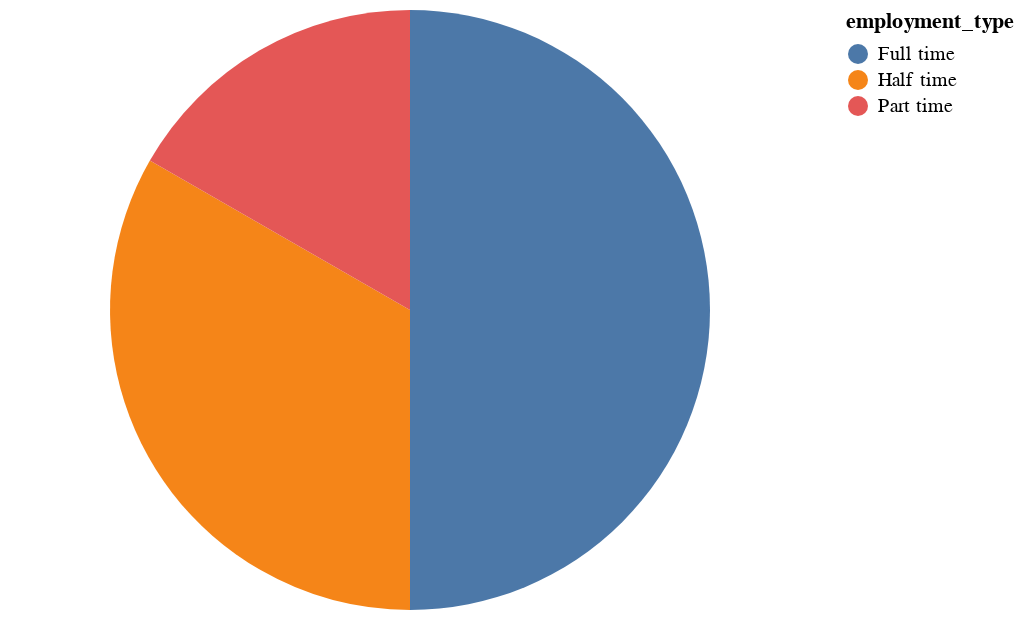

This figure's notebook cell:
### Code cell
df = pd.DataFrame(csv, columns=['id', 'employment_type'])
df = df.groupby(['employment_type']).count()
df = df.rename(columns={'id': 'counts'})
df["counts"] = df["counts"].astype('int32')
df = df.reset_index(level=0)
alt.Chart(df).mark_arc().encode(
    color='employment_type', theta='counts'
)

### Figure 1 — Vega-Lite specification as saved in the notebook (floating-point values rounded to 4 significant figures)
{"config": {"view": {"continuousWidth": 400, "continuousHeight": 300}}, "data": {"name": "data-89aae0ba1479ca0a24b8f13f1e1db499"}, "mark": "arc", "encoding": {"color": {"field": "employment_type", "type": "nominal"}, "theta": {"field": "counts", "type": "quantitative"}}, "$schema": "https://vega.github.io/schema/vega-lite/v4.17.0.json", "datasets": {"data-89aae0ba1479ca0a24b8f13f1e1db499": [{"employment_type": "Full time", "counts": 500}, {"employment_type": "Half time", "counts": 333}, {"employment_type": "Part time", "counts": 167}]}}
